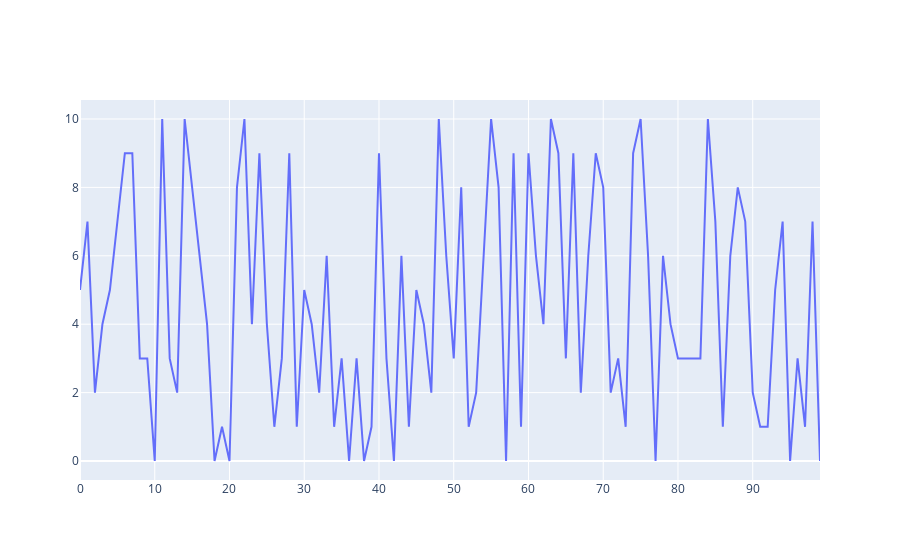

The code cell stored with this chart in its notebook:
### Code cell
import plotly.graph_objects as go

col_name = 'integers'
fig = go.Figure()
fig.add_trace(go.Scatter(x=df.index, y=df[col_name], mode='lines', name=col_name))
# fig.show("svg")  # needs to install Orca
fig.show()

### Figure 1 — Plotly figure (JSON) as saved in the notebook; plotly's stock layout.template omitted (floating-point values rounded to 4 significant figures)
{"data": [{"mode": "lines", "name": "integers", "type": "scatter", "x": [0, 1, 2, 3, 4, 5, 6, 7, 8, 9, 10, 11, 12, 13, 14, 15, 16, 17, 18, 19, 20, 21, 22, 23, 24, 25, 26, 27, 28, 29, 30, 31, 32, 33, 34, 35, 36, 37, 38, 39, 40, 41, 42, 43, 44, 45, 46, 47, 48, 49, 50, 51, 52, 53, 54, 55, 56, 57, 58, 59, 60, 61, 62, 63, 64, 65, 66, 67, 68, 69, 70, 71, 72, 73, 74, 75, 76, 77, 78, 79, 80, 81, 82, 83, 84, 85, 86, 87, 88, 89, 90, 91, 92, 93, 94, 95, 96, 97, 98, 99], "y": [5, 7, 2, 4, 5, 7, 9, 9, 3, 3, 0, 10, 3, 2, 10, 8, 6, 4, 0, 1, 0, 8, 10, 4, 9, 4, 1, 3, 9, 1, 5, 4, 2, 6, 1, 3, 0, 3, 0, 1, 9, 3, 0, 6, 1, 5, 4, 2, 10, 6, 3, 8, 1, 2, 6, 10, 8, 0, 9, 1, 9, 6, 4, 10, 9, 3, 9, 2, 6, 9, 8, 2, 3, 1, 9, 10, 6, 0, 6, 4, 3, 3, 3, 3, 10, 7, 1, 6, 8, 7, 2, 1, 1, 5, 7, 0, 3, 1, 7, 0]}], "layout": {}}
